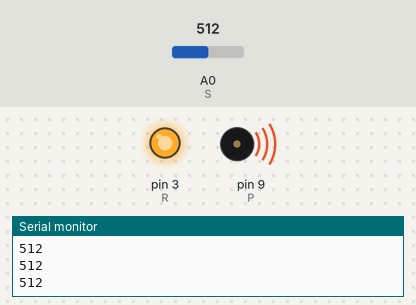
Bench run of a sketch on a simulated Arduino Uno, built with avr-gcc and run on an emulated ATmega328P. Shown: output pins drawn as LEDs (lit = HIGH), buzzer (waves = sounding), the last lines printed to the serial monitor. The inputs (shaded band) are chosen by the test bench; at power-on: A0 (S) = 512.

Above: at 1.2 s.
1.3 s: A0 (S) set to 53
2.8 s: A0 (S) set to 47
At 3.5 s:
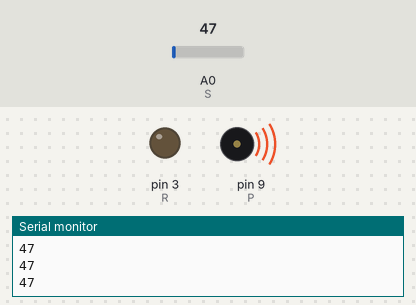
4.3 s: A0 (S) set to 122
At 4.6 s:
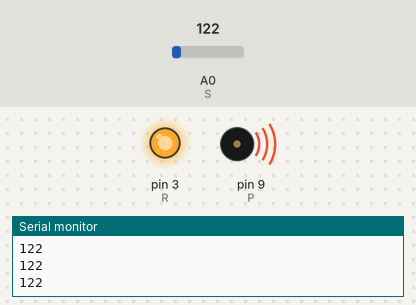
5.8 s: A0 (S) set to 40
At 7.0 s:
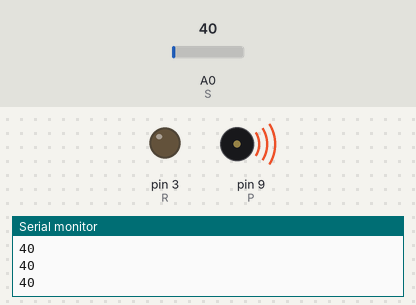
Timing chart, 0 to 8.3 s (numbered marks = the images above; inputs shaded):
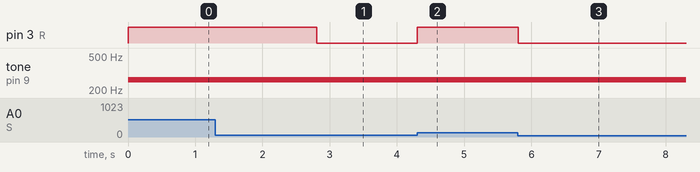

The sketch:

7_SoundSensor_basic.ino
```cpp
#define S A0
#define R 3
#define P 9

void setup(){
  pinMode(R, OUTPUT);
  pinMode(S, INPUT);
  pinMode(P, OUTPUT);
  Serial.begin(9600);
}

void loop(){
  int state = analogRead(S);
  tone(P, 262);
  Serial.println(state, DEC);
  state>50?digitalWrite(R, 1):digitalWrite(R, 0);
}
```

Measured:
- the behaviour switches between 51 and 50 on A0 (S) (found by bisection; images 0 and 1)
- after the input at 2.8 s, pin 3 (R): HIGH → LOW at once
- after the input at 4.3 s, pin 3 (R): LOW → HIGH at once
- after the input at 5.8 s, pin 3 (R): HIGH → LOW at once
